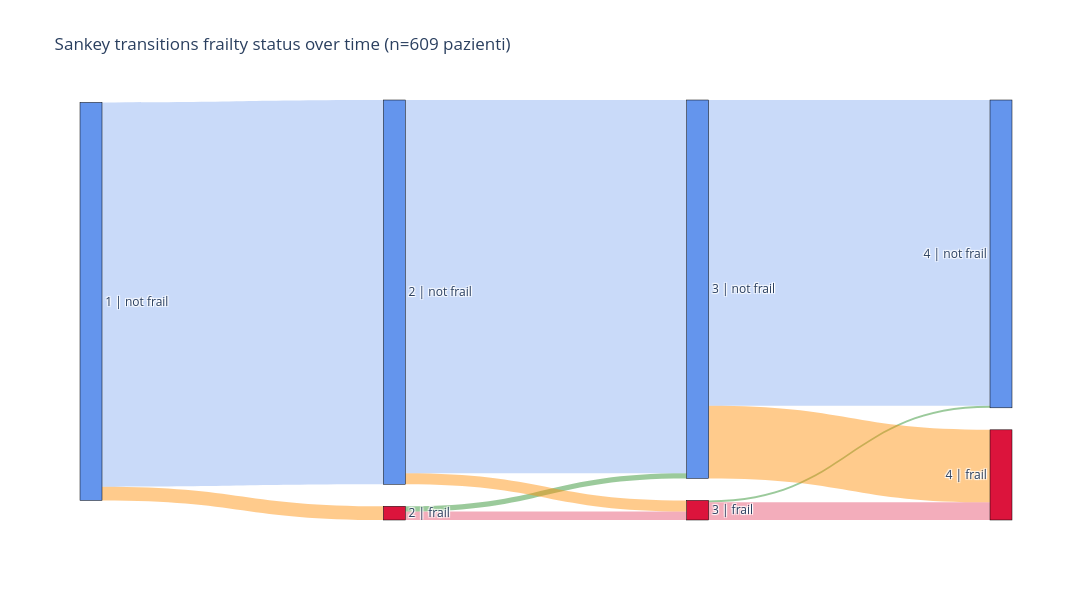

The notebook cell this image was saved under:
### Code cell
# =========================
# SANKEY frailty transitions nel tempo
# FI > 0.25 => frail, altrimenti not frail
# =========================

import pandas as pd
import numpy as np
import plotly.graph_objects as go

# --- copia e controlli base ---
df_sankey = df_eda.copy()

required_cols = ["Code", "Time", "FI"]
missing = [c for c in required_cols if c not in df_sankey.columns]
if missing:
    raise ValueError(f"Mancano queste colonne nel dataset: {missing}")

# tieni solo righe utili
df_sankey = df_sankey[["Code", "Time", "FI"]].dropna().copy()

# stato frailty
df_sankey["frailty_status"] = np.where(df_sankey["FI"] > 0.25, "frail", "not frail")

# ordina i timepoint in modo sensato
# prova a convertirli a numerico, se non riesce usa ordinamento lessicografico
time_num = pd.to_numeric(df_sankey["Time"], errors="coerce")
if time_num.notna().all():
    time_order = sorted(df_sankey["Time"].unique())
else:
    time_order = sorted(df_sankey["Time"].astype(str).unique(), key=lambda x: str(x))

# se Time non è già stringa per i label del grafico
df_sankey["Time_str"] = df_sankey["Time"].astype(str)

# tieni una sola riga per paziente-time se per caso ci fossero duplicati
# qui prendo la media di FI per sicurezza
df_sankey = (
    df_sankey
    .groupby(["Code", "Time", "Time_str"], as_index=False)["FI"]
    .mean()
)

df_sankey["frailty_status"] = np.where(df_sankey["FI"] > 0.25, "frail", "not frail")

# --- costruzione transizioni tra time consecutivi ---
flows = []

for t1, t2 in zip(time_order[:-1], time_order[1:]):
    a = (
        df_sankey[df_sankey["Time"] == t1][["Code", "frailty_status"]]
        .rename(columns={"frailty_status": "status_from"})
    )
    b = (
        df_sankey[df_sankey["Time"] == t2][["Code", "frailty_status"]]
        .rename(columns={"frailty_status": "status_to"})
    )
    
    ab = a.merge(b, on="Code", how="inner")  # solo pazienti presenti in entrambi i timepoint
    
    cnt = (
        ab.groupby(["status_from", "status_to"])
        .size()
        .reset_index(name="value")
    )
    cnt["time_from"] = str(t1)
    cnt["time_to"]   = str(t2)
    flows.append(cnt)

if len(flows) == 0:
    raise ValueError("Nessuna transizione trovata tra timepoint consecutivi.")

flows = pd.concat(flows, ignore_index=True)

# --- nodi ---
statuses = ["not frail", "frail"]
node_labels = []
for t in time_order:
    for s in statuses:
        node_labels.append(f"{t} | {s}")

node_to_idx = {lab: i for i, lab in enumerate(node_labels)}

# --- link source/target/value ---
sources = []
targets = []
values  = []
link_colors = []

for _, r in flows.iterrows():
    src = f"{r['time_from']} | {r['status_from']}"
    tgt = f"{r['time_to']} | {r['status_to']}"
    
    sources.append(node_to_idx[src])
    targets.append(node_to_idx[tgt])
    values.append(int(r["value"]))
    
    # colori dei flussi
    if r["status_from"] == "not frail" and r["status_to"] == "not frail":
        link_colors.append("rgba(100,149,237,0.35)")   # blu chiaro
    elif r["status_from"] == "frail" and r["status_to"] == "frail":
        link_colors.append("rgba(220,20,60,0.35)")     # rosso
    elif r["status_from"] == "not frail" and r["status_to"] == "frail":
        link_colors.append("rgba(255,140,0,0.45)")     # arancione
    else:
        link_colors.append("rgba(34,139,34,0.45)")     # verde

# colori nodi
node_colors = []
for lab in node_labels:
    if lab.endswith("not frail"):
        node_colors.append("cornflowerblue")
    else:
        node_colors.append("crimson")

# --- grafico ---
fig = go.Figure(data=[go.Sankey(
    arrangement="snap",
    node=dict(
        pad=22,
        thickness=22,
        line=dict(color="black", width=0.5),
        label=node_labels,
        color=node_colors
    ),
    link=dict(
        source=sources,
        target=targets,
        value=values,
        color=link_colors
    )
)])

n_patients = df_sankey["Code"].nunique()

fig.update_layout(
    title=f"Sankey transitions frailty status over time (n={n_patients} pazienti)",
    font_size=12,
    width=1100,
    height=600
)

fig.show()

# tabella riassuntiva sotto
display(
    flows.sort_values(["time_from", "status_from", "status_to"]).reset_index(drop=True)
)

### Figure 1 — Plotly figure (JSON) as saved in the notebook; plotly's stock layout.template omitted (floating-point values rounded to 4 significant figures)
{"data": [{"arrangement": "snap", "link": {"color": ["rgba(255,140,0,0.45)", "rgba(100,149,237,0.35)", "rgba(220,20,60,0.35)", "rgba(34,139,34,0.45)", "rgba(255,140,0,0.45)", "rgba(100,149,237,0.35)", "rgba(220,20,60,0.35)", "rgba(34,139,34,0.45)", "rgba(255,140,0,0.45)", "rgba(100,149,237,0.35)"], "source": [0, 0, 3, 3, 2, 2, 5, 5, 4, 4], "target": [3, 2, 5, 4, 5, 4, 7, 6, 7, 6], "value": [21, 588, 13, 8, 17, 571, 27, 3, 111, 468]}, "node": {"color": ["cornflowerblue", "crimson", "cornflowerblue", "crimson", "cornflowerblue", "crimson", "cornflowerblue", "crimson"], "label": ["1 | not frail", "1 | frail", "2 | not frail", "2 | frail", "3 | not frail", "3 | frail", "4 | not frail", "4 | frail"], "line": {"color": "black", "width": 0.5}, "pad": 22, "thickness": 22}, "type": "sankey"}], "layout": {"font": {"size": 12}, "height": 600, "title": {"text": "Sankey transitions frailty status over time (n=609 pazienti)"}, "width": 1100}}
